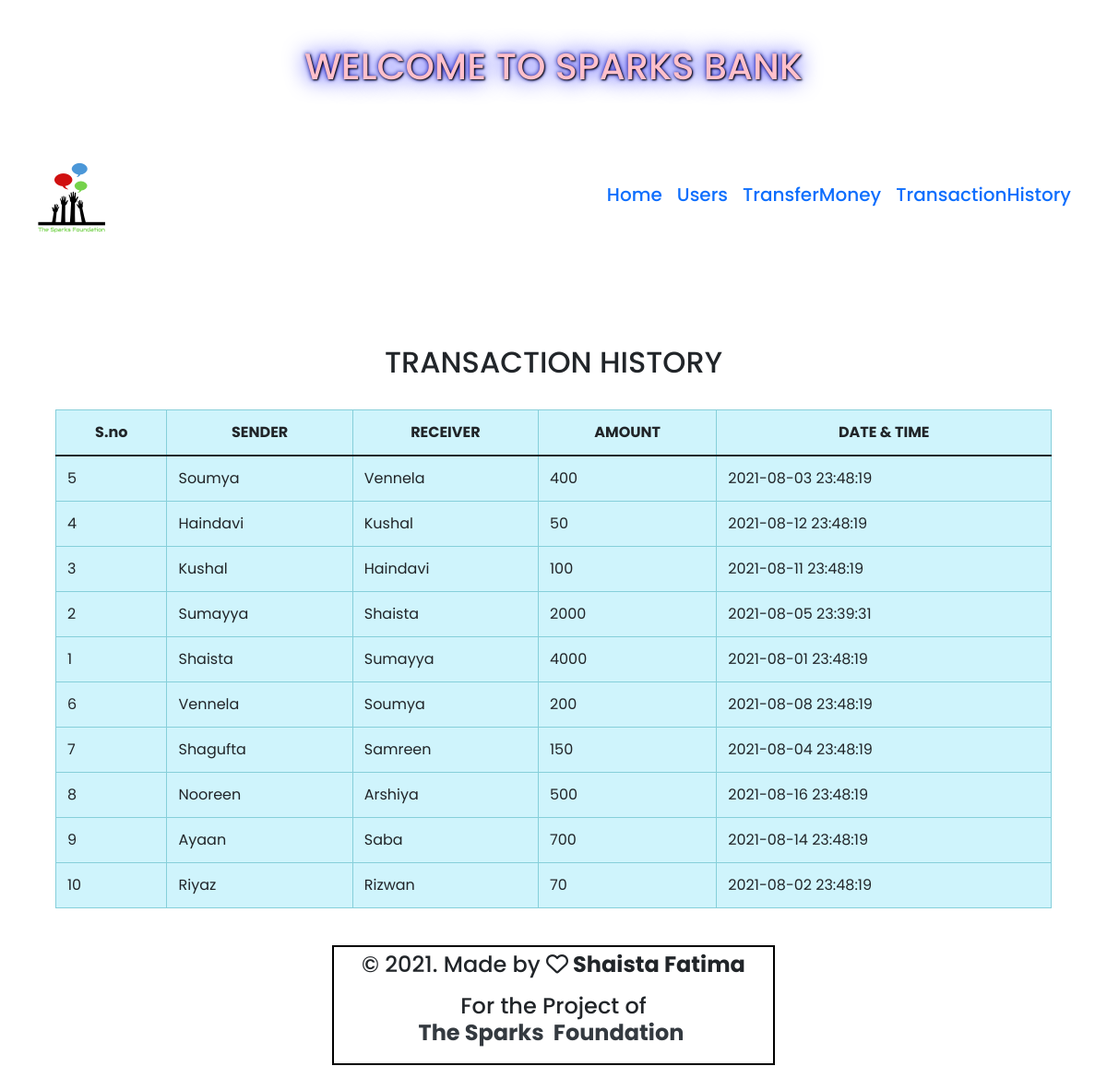
The app's page /TransactionHistory.php with its own data.
### tables this page shows
CREATE TABLE IF NOT EXISTS `transactions` (
  `S.no` int(3) NOT NULL AUTO_INCREMENT,
  `Sender` varchar(20) NOT NULL,
  `Receiver` varchar(20) NOT NULL,
  `Amount` int(10) NOT NULL,
  `Date and Time` datetime NOT NULL,
  PRIMARY KEY (`S.no`)
);

### TransactionHistory.php (the view, shortened to what this page needs)
<!DOCTYPE html>
<html lang="en">
<head>
    <link rel="stylesheet" href="https://stackpath.bootstrapcdn.com/bootstrap/4.5.2/css/bootstrap.min.css">
    <link rel="stylesheet" href="BankCss.css">
</head>
<body>
<?php
  include 'navbar.php';
?>
	<div class="container">
        <h2 class="text-center pt-4">TRANSACTION HISTORY </h2>
       <br>
    <div class="container" style="overflow-x:auto;">
  <table class="table table-bordered table-info  table-hover">
  <thead class="thead-warning">
            <tr>
                <th class="text-center">S.no</th>
                <th class="text-center">SENDER</th>
                <th class="text-center">RECEIVER</th>
                <th class="text-center">AMOUNT</th>
                <th class="text-center">DATE & TIME</th>
            </tr>
        </thead>
        <tbody>
        <?php
            include 'Config.php';
            $sql ="select * from transactions";
            $result1= mysqli_query($conn, $sql);
            while($rows = mysqli_fetch_assoc($result1))
            {
        ?>
            <tr>
            <td ><?php echo $rows['S.no']; ?></td>
            <td><?php echo $rows['Sender']; ?></td>
            <td ><?php echo $rows['Receiver']; ?></td>
            <td ><?php echo $rows['Amount']; ?> </td>
            <td ><?php echo $rows['Date and Time']; ?> </td>
        <?php
            }
        ?>
        </tbody>
    </table>
    </div>
</div>
<div class="justify-content-center">
<?php include('footer.php') ?>
</div>
</body>

### navbar.php (shortened to what this page needs)
<!DOCTYPE html>
<html lang="en" dir="ltr">
    <head>
        <link href="https://cdn.jsdelivr.net/npm/bootstrap@5.0.2/dist/css/bootstrap.min.css" rel="stylesheet" >
        <link rel="stylesheet" href="https://cdnjs.cloudflare.com/ajax/libs/font-awesome/4.7.0/css/font-awesome.min.css">
        <link rel="stylesheet" href="https://maxcdn.bootstrapcdn.com/bootstrap/4.5.2/css/bootstrap.min.css">
		 <link rel="stylesheet" href="BankCss.css">
   <link rel="stylesheet" href="https://maxcdn.bootstrapcdn.com/bootstrap/4.5.2/css/bootstrap.min.css">
</head><br><br>
<h1 > WELCOME TO SPARKS BANK </h1>
<br>  <br>
 <div class="headnavbar">
        <nav class="navbar navbar-expand-md navbar-red bg-red ">
           <div class="container-fluid">
            <a href="index.php" class="navbar-brand"   ><img src="sparkslogo.png" alt="logo" height="100px" width="100px"></a>
              <div class="collapse navbar-collapse justify-content-end" id="collapsibleNavbar">
                <ul class="navbar-nav">
                <li class="nav-item">
                    <a class="nav-link active" href="index.php"><h5>Home</h5></a>
</li>
<li class="nav-item">
                        <a class="nav-link"  href="Users.php"><h5>Users</h5></a>
                    </li>
              <li class="nav-item">
<a class="nav-link active" href="Transfer.php"><h5>TransferMoney</h5></a>
</li>
<li class="nav-item">
<a class="nav-link active" href="TransactionHistory.php"><h5>TransactionHistory</h5></a>
</li>
            </ul>
</div>
      </nav>
      <br><br><br>
</div>
      </body>
</html>

### Footer.php (shortened to what this page needs)
<!DOCTYPE html>
<html lang="en" dir="ltr">
    <head>
<body>
<br>
<div  class="footerdiv"  style="border: 2px solid black; text-align:center; margin:auto;width:40%;">
  <h4>
<center>
<p style="padding-top:5px;">&copy 2021. Made by <b><i class="far fa-heart"></i> Shaista Fatima</b>
</center>
      For the Project of
      <a class="text-dark" href="https://www.thesparksfoundationsingapore.org/" target="_blank">
      <pre style="font-size:100%;"><b>The Sparks  Foundation </b></a></pre>
                </h4>
 </div>
 <br>
 <br>
</body>
</html>

### BankCss.css (style rules this page uses)
h1 { text-align: center; color: pink; text-shadow: 1px 1px 2px black, 0 0 25px blue, 0 0 5px darkblue; }
nav { display:flex; justify-content:space-around; align-items:center; position:fixed; width:100%; padding: 0% 0% 0% 35%; }
nav ul li a { color: black; }
table { border-collapse: collapse; border-spacing: 0; width: 100%; border: 2px solid #black; }
th, td { text-align: left; padding: 8px; background-color:white; }
tr:nth-child(even) { background-color: black; }
* { margin: 0; padding:0; box-sizing: border-box; font-family:"poppins", sans-sarif; }

### records on screen
transactions: no "5", Sender "Soumya", Receiver "Vennela", Amount "400", Date and Time "2021-08-03 23:48:19"
transactions: no "4", Sender "Haindavi", Receiver "Kushal", Amount "50", Date and Time "2021-08-12 23:48:19"
transactions: no "3", Sender "Kushal", Receiver "Haindavi", Amount "100", Date and Time "2021-08-11 23:48:19"
transactions: no "2", Sender "Sumayya", Receiver "Shaista", Amount "2000", Date and Time "2021-08-05 23:39:31"
transactions: no "1", Sender "Shaista", Receiver "Sumayya", Amount "4000", Date and Time "2021-08-01 23:48:19"
transactions: no "6", Sender "Vennela", Receiver "Soumya", Amount "200", Date and Time "2021-08-08 23:48:19"
transactions: no "7", Sender "Shagufta", Receiver "Samreen", Amount "150", Date and Time "2021-08-04 23:48:19"
transactions: no "8", Sender "Nooreen", Receiver "Arshiya", Amount "500", Date and Time "2021-08-16 23:48:19"
transactions: no "9", Sender "Ayaan", Receiver "Saba", Amount "700", Date and Time "2021-08-14 23:48:19"
transactions: no "10", Sender "Riyaz", Receiver "Rizwan", Amount "70", Date and Time "2021-08-02 23:48:19"
